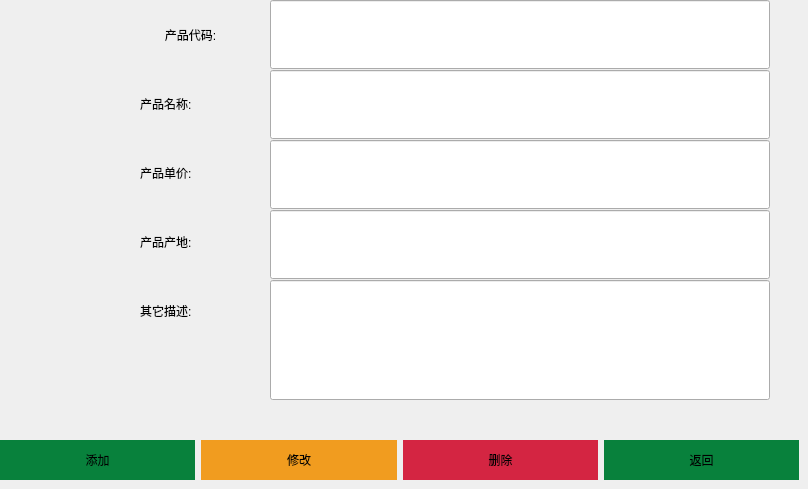
      <widget class="QWidget" name="page_4">
       <widget class="QPushButton" name="pushButton_31">
        <property name="geometry">
         <rect>
          <x>403</x>
          <y>440</y>
          <width>195</width>
          <height>40</height>
         </rect>
        </property>
        <property name="styleSheet">
         <string notr="true">border-style: solid;
background-color: rgb(212, 37, 66);</string>
        </property>
        <property name="text">
         <string>删除</string>
        </property>
       </widget>
       <widget class="QPushButton" name="pushButton_32">
        <property name="geometry">
         <rect>
          <x>604</x>
          <y>440</y>
          <width>195</width>
          <height>40</height>
         </rect>
        </property>
        <property name="styleSheet">
         <string notr="true">border-style: solid;
background-color: rgb(8, 129, 60);</string>
        </property>
        <property name="text">
         <string>返回</string>
        </property>
       </widget>
       <widget class="QPushButton" name="pushButton_33">
        <property name="geometry">
         <rect>
          <x>201</x>
          <y>440</y>
          <width>196</width>
          <height>40</height>
         </rect>
        </property>
        <property name="styleSheet">
         <string notr="true">QPushButton {
border-style: solid;
background-color: rgb(241, 156, 31);
}
QPushButton::pressed {
border-style: solid;
background-color: rgb(241, 156, 31);
}</string>
        </property>
        <property name="text">
         <string>修改</string>
        </property>
       </widget>
       <widget class="QPushButton" name="pushButton_34">
        <property name="geometry">
         <rect>
          <x>0</x>
          <y>440</y>
          <width>195</width>
          <height>40</height>
         </rect>
        </property>
        <property name="styleSheet">
         <string notr="true">border-style: solid;
background-color: rgb(8, 129, 60);</string>
        </property>
        <property name="text">
         <string>添加</string>
        </property>
       </widget>
       <widget class="QLabel" name="label_12">
        <property name="geometry">
         <rect>
          <x>140</x>
          <y>0</y>
          <width>101</width>
          <height>69</height>
         </rect>
        </property>
        <property name="styleSheet">
         <string notr="true">color: rgb(0, 0, 0);
font: 16pt &quot;Sans Serif&quot;;</string>
        </property>
        <property name="text">
         <string>产品代码:</string>
        </property>
        <property name="alignment">
         <set>Qt::AlignCenter</set>
        </property>
       </widget>
       <widget class="QLabel" name="label_13">
        <property name="geometry">
         <rect>
          <x>140</x>
          <y>69</y>
          <width>101</width>
          <height>69</height>
         </rect>
        </property>
        <property name="styleSheet">
         <string notr="true">color: rgb(0, 0, 0);
font: 16pt &quot;Sans Serif&quot;;</string>
        </property>
        <property name="text">
         <string>产品名称:</string>
        </property>
       </widget>
       <widget class="QLabel" name="label_14">
        <property name="geometry">
         <rect>
          <x>140</x>
          <y>138</y>
          <width>101</width>
          <height>69</height>
         </rect>
        </property>
        <property name="styleSheet">
         <string notr="true">color: rgb(0, 0, 0);
font: 16pt &quot;Sans Serif&quot;;</string>
        </property>
        <property name="text">
         <string>产品单价:</string>
        </property>
       </widget>
       <widget class="QLabel" name="label_15">
        <property name="geometry">
         <rect>
          <x>140</x>
          <y>207</y>
          <width>101</width>
          <height>69</height>
         </rect>
        </property>
        <property name="styleSheet">
         <string notr="true">color: rgb(0, 0, 0);
font: 16pt &quot;Sans Serif&quot;;</string>
        </property>
        <property name="text">
         <string>产品产地:</string>
        </property>
       </widget>
       <widget class="QLabel" name="label_16">
        <property name="geometry">
         <rect>
          <x>140</x>
          <y>276</y>
          <width>101</width>
          <height>69</height>
         </rect>
        </property>
        <property name="styleSheet">
         <string notr="true">color: rgb(0, 0, 0);
font: 16pt &quot;Sans Serif&quot;;</string>
        </property>
        <property name="text">
         <string>其它描述:</string>
        </property>
       </widget>
       <widget class="QLineEdit" name="lineEdit">
        <property name="geometry">
         <rect>
          <x>270</x>
          <y>0</y>
          <width>500</width>
          <height>69</height>
         </rect>
        </property>
        <property name="styleSheet">
         <string notr="true">color: rgb(0, 0, 0);
font: 16pt &quot;Sans Serif&quot;;</string>
        </property>
       </widget>
       <widget class="QLineEdit" name="lineEdit_2">
        <property name="geometry">
         <rect>
          <x>270</x>
          <y>70</y>
          <width>500</width>
          <height>69</height>
         </rect>
        </property>
        <property name="styleSheet">
         <string notr="true">color: rgb(0, 0, 0);
font: 16pt &quot;Sans Serif&quot;;</string>
        </property>
       </widget>
       <widget class="QLineEdit" name="lineEdit_3">
        <property name="geometry">
         <rect>
          <x>270</x>
          <y>140</y>
          <width>500</width>
          <height>69</height>
         </rect>
        </property>
        <property name="styleSheet">
         <string notr="true">color: rgb(0, 0, 0);
font: 16pt &quot;Sans Serif&quot;;</string>
        </property>
       </widget>
       <widget class="QLineEdit" name="lineEdit_4">
        <property name="geometry">
         <rect>
          <x>270</x>
          <y>210</y>
          <width>500</width>
          <height>69</height>
         </rect>
        </property>
        <property name="styleSheet">
         <string notr="true">color: rgb(0, 0, 0);
font: 16pt &quot;Sans Serif&quot;;</string>
        </property>
       </widget>
       <widget class="QLineEdit" name="lineEdit_5">
        <property name="geometry">
         <rect>
          <x>270</x>
          <y>280</y>
          <width>500</width>
          <height>120</height>
         </rect>
        </property>
        <property name="styleSheet">
         <string notr="true">color: rgb(0, 0, 0);
font: 12pt &quot;Sans Serif&quot;;</string>
        </property>
       </widget>
      </widget>
